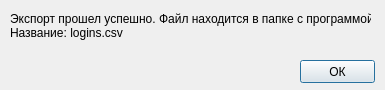
<?xml version="1.0" encoding="UTF-8"?>
<ui version="4.0">
 <class>Dialog</class>
 <widget class="QDialog" name="Dialog">
  <property name="geometry">
   <rect>
    <x>0</x>
    <y>0</y>
    <width>385</width>
    <height>90</height>
   </rect>
  </property>
  <property name="minimumSize">
   <size>
    <width>385</width>
    <height>90</height>
   </size>
  </property>
  <property name="maximumSize">
   <size>
    <width>385</width>
    <height>90</height>
   </size>
  </property>
  <property name="windowTitle">
   <string>Успешно</string>
  </property>
  <widget class="QLabel" name="label">
   <property name="geometry">
    <rect>
     <x>10</x>
     <y>0</y>
     <width>361</width>
     <height>51</height>
    </rect>
   </property>
   <property name="text">
    <string>Экспорт прошел успешно. Файл находится в папке с программой. 
Название: logins.csv</string>
   </property>
  </widget>
  <widget class="QPushButton" name="okButton">
   <property name="geometry">
    <rect>
     <x>300</x>
     <y>60</y>
     <width>75</width>
     <height>23</height>
    </rect>
   </property>
   <property name="minimumSize">
    <size>
     <width>75</width>
     <height>23</height>
    </size>
   </property>
   <property name="maximumSize">
    <size>
     <width>75</width>
     <height>23</height>
    </size>
   </property>
   <property name="text">
    <string>ОК</string>
   </property>
  </widget>
 </widget>
 <resources/>
 <connections/>
</ui>
